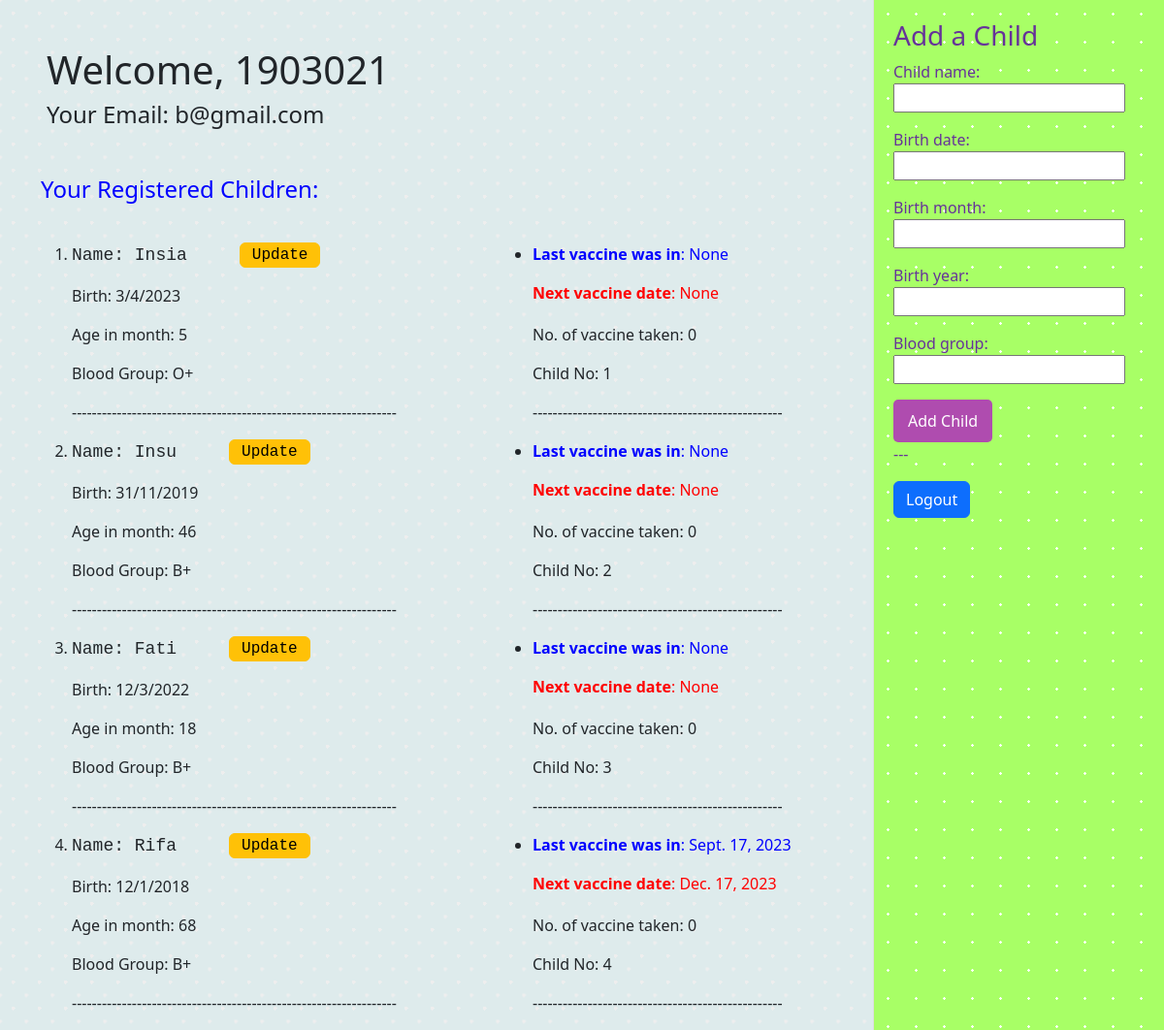
The page /dashboard/dashboard/ (signed in) on the database its author committed.
### dashboard/models.py (models this page shows, shortened)
class ChildInfo(models.Model):
    parent_nid = models.ForeignKey(User, on_delete=models.CASCADE)
    child_name = models.CharField(max_length=255)
    birth_date = models.IntegerField()
    birth_month = models.IntegerField(null=True, blank=True)
    birth_year = models.IntegerField()
    blood_group = models.CharField(max_length=10)
    vaccine_taken = models.PositiveIntegerField(default=0)
    last_vaccine = models.DateField(null=True, blank=True)
    next_vaccine = models.DateField(null=True, blank=True)
    age = models.PositiveIntegerField(null=True, blank=True)
    age_in_months = models.PositiveIntegerField(null=True, blank=True)

### dashboard/views.py (the view)
# urls.py: path('dashboard/', include('dashboard.urls')),
@login_required(login_url='login')
def dashboard(request):
    user = request.user
    children = ChildInfo.objects.filter(parent_nid=user)
    if request.method == 'POST':
        form = ChildInfoForm(request.POST)
        if form.is_valid():
            child = form.save(commit=False)
            child.parent_nid = user
            current_year = datetime.now().year
            child.age = current_year - child.birth_year
            child.save()
            return redirect('dashboard')
    else:
        form = ChildInfoForm()
    context = {
        'user': user,
        'children': children,
        'form': form,
    }
    return render(request, 'dashboard/dashboard_page.html', context)

### dashboard/forms.py (shortened to what this page needs)
class ChildInfoForm(forms.ModelForm):
    class Meta:
        model = ChildInfo
        fields = ['child_name', 'birth_date', 'birth_month', 'birth_year', 'blood_group']

### dashboard/templates/dashboard/dashboard_page.html (shortened to what this page needs)
{% load static %}
<!DOCTYPE html>
<html lang="en">
<head>
    {% load django_bootstrap5 %}
    {% bootstrap_css %}
    {% load bootstrap_icons %}
    <link rel="stylesheet" href="{% static 'dashboard_styles.css' %}">
</head>
<body>
    <div class="fixed-container">
        <h3>Add a Child</h3>
        <form method="post">
            {{ form.as_p }}
            <button type="submit">Add Child</button>
        </form>
        <p>   ---   </p>
        <a href="{% url 'logout' %}" class="btn btn-primary">Logout</a>
    </div>
    <div class="mt-5 ms-5">
        <h1>Welcome, {{ user.username }}</h1>
        <h4>Your Email: {{ user.email }}</h4>
    </div>
    <div class="container mt-5">
        <h4 style="color: blue; margin-bottom: 40px;">Your Registered Children:</h4>
        <div class="row">
            <div class="col-5">
                <ol>
                    {% for child in children %}
                    <li>
                        <pre style="font-size: large;">Name: {{ child.child_name }}     <a class="btn btn-warning py-0" href="{% url 'update_child' child.id %}">Update</a></pre>
                        <p>Birth: {{ child.birth_date }}/{{ child.birth_month }}/{{ child.birth_year }}</p>
                        <p>Age in month: {{ child.age_in_months }}</p>
                        <p>Blood Group: {{ child.blood_group }}</p>
                        <p>-----------------------------------------------------------------</p>
                    </li>
                    {% endfor %}
                </ol>
            </div>
            <div class="col-4">
                <ul>
                    {% for child in children %}
                    <li>
                        <p style="color: blue;"><b>Last vaccine was in</b>: {{ child.last_vaccine }}</p>
                        <p style="color: red; height: 27px;"><b>Next vaccine date</b>: {{ child.next_vaccine }}</p>
                        <p>No. of vaccine taken: {{ child.vaccine_taken }}</p>
                        <p>Child No: {{ child.id }}</p>
                        <p>--------------------------------------------------</p>
                    </li>
                    {% endfor %}
                </ul>
            </div>
        </div>
    </div>
</body>
</html>

### dashboard/static/dashboard_styles.css (style rules this page uses)
body { background-image: radial-gradient(#eeeeee 2px, transparent 2px), radial-gradient(#eeeeee 2px, transparent 2px); background-size: 27px 27px; background-position: 0 0, 13.5px 13.5px; background-color: #deebec; }
.fixed-container { position: fixed; top: 0; right: 0; width: 300px; background-image: radial-gradient(#ffffff 1px, transparent 1.5px); background-size: 29px 29px; background-color: #a8ff66; padding: 20px; border-left: 1px solid #ddd; height: 100%; overflow-y: auto; margin-left: 100%; color: rebeccapurple; }
.fixed-container form { margin: 0; padding: 0; }
button { background-color: #af4caf; color: white; padding: 10px 15px; border: none; border-radius: 5px; cursor: pointer; }

### rows shown on the page
ChildInfo: child_name "Insia", birth_date "3", birth_month "4", birth_year "2023", age_in_months "5", blood_group "O+", last_vaccine "None", next_vaccine "None", vaccine_taken "0", id "1"
ChildInfo: child_name "Insu", birth_date "31", birth_month "11", birth_year "2019", age_in_months "46", blood_group "B+", last_vaccine "None", next_vaccine "None", vaccine_taken "0", id "2"
ChildInfo: child_name "Fati", birth_date "12", birth_month "3", birth_year "2022", age_in_months "18", blood_group "B+", last_vaccine "None", next_vaccine "None", vaccine_taken "0", id "3"
ChildInfo: child_name "Rifa", birth_date "12", birth_month "1", birth_year "2018", age_in_months "68", blood_group "B+", last_vaccine "Sept. 17, 2023", next_vaccine "Dec. 17, 2023", vaccine_taken "0", id "4"

### other values the page prints
{{ user.username }} "1903021"
{{ user.email }} "b@gmail.com"
